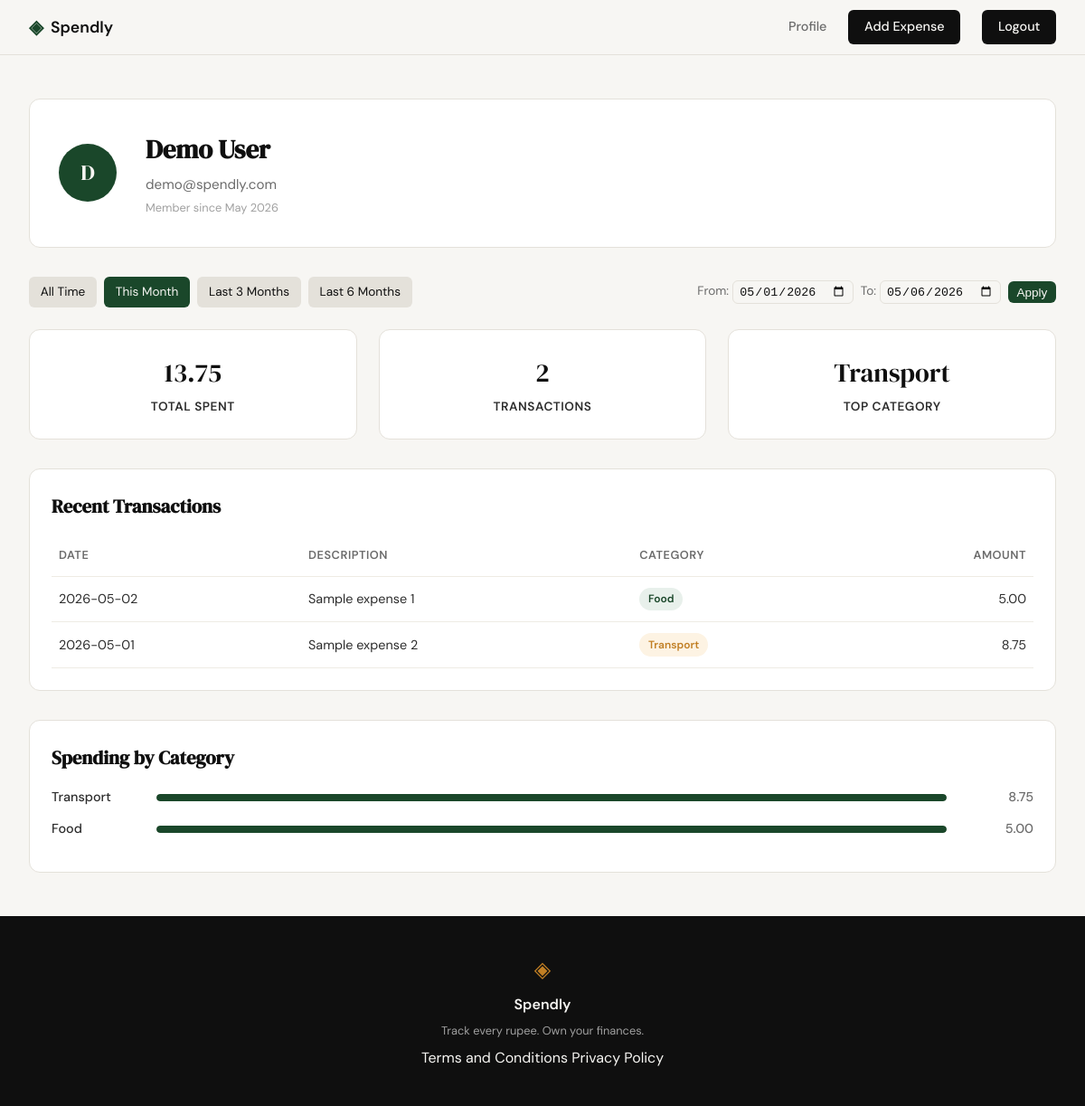
Before: /profile?date_from=2026-05-01&date_to=2026-05-06 (signed in) with the older database file.
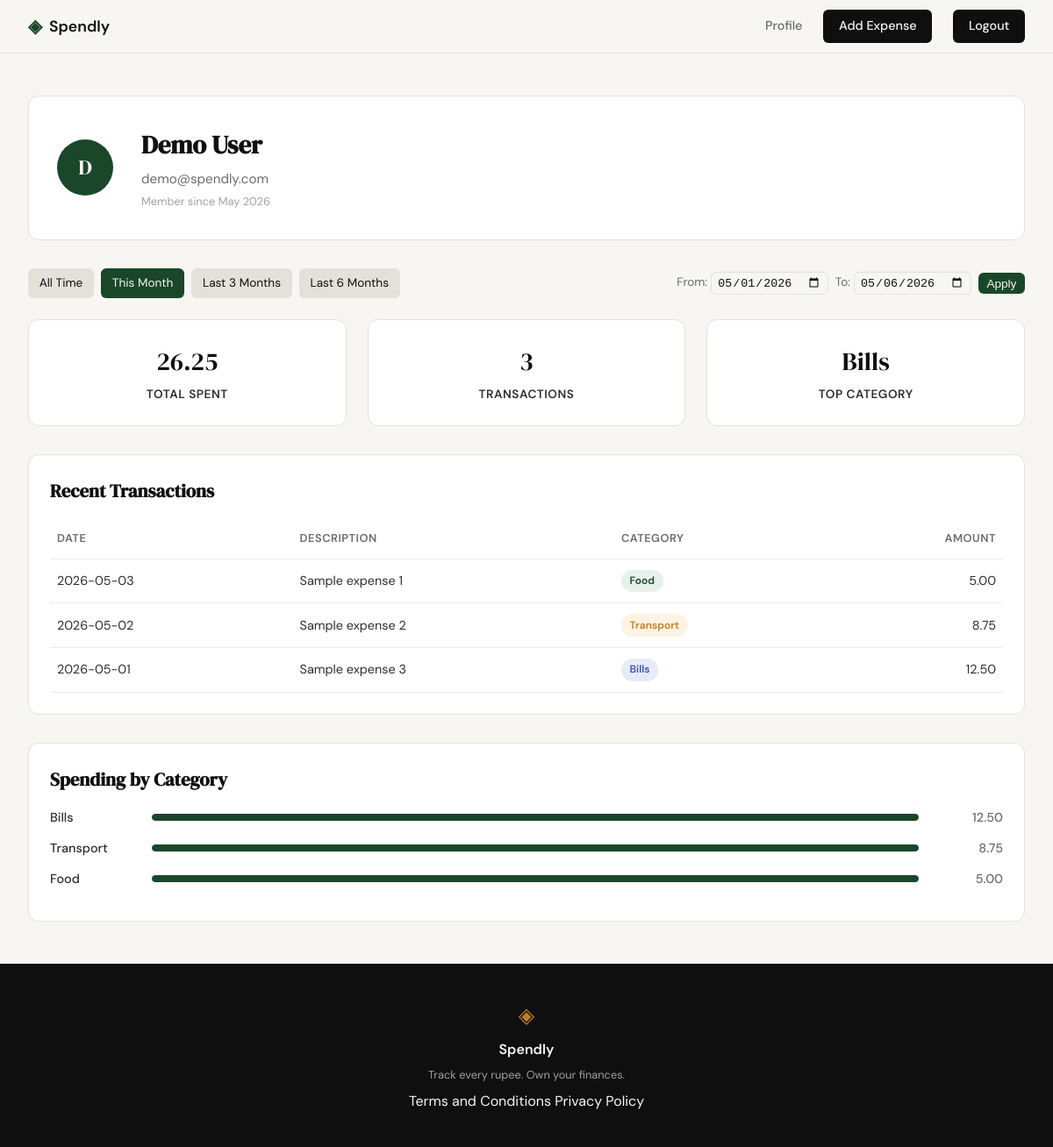
After: the same page with the newer database file.
### tables this page shows
CREATE TABLE expenses (
                id INTEGER PRIMARY KEY AUTOINCREMENT,
                user_id INTEGER NOT NULL,
                amount REAL NOT NULL,
                category TEXT NOT NULL,
                date TEXT NOT NULL,
                description TEXT,
                created_at TEXT DEFAULT (datetime('now')),
                FOREIGN KEY(user_id) REFERENCES users(id) ON DELETE CASCADE
            );

### app.py (the view)
@app.route("/profile")
def profile():
    if not session.get('user_id'):
        return redirect(url_for('login'))
    date_from = request.args.get('date_from', '').strip()
    date_to = request.args.get('date_to', '').strip()
    validated_from = None
    validated_to = None
    try:
        if date_from:
            datetime.strptime(date_from, '%Y-%m-%d')
            validated_from = date_from
        if date_to:
            datetime.strptime(date_to, '%Y-%m-%d')
            validated_to = date_to
        if validated_from and validated_to and validated_from > validated_to:
            flash("Start date must be before end date.", "error")
            validated_from = None
            validated_to = None
    except ValueError:
        validated_from = None
        validated_to = None
    user = get_user_by_id(session['user_id'])
    if user is None:
        session.clear()
        return redirect(url_for('login'))
    today = datetime.today().date()
    this_month_start = today.replace(day=1)
    this_month_end = today
    three_months_ago = this_month_start - timedelta(days=90)
    six_months_ago = this_month_start - timedelta(days=180)
    summary_stats = get_summary_stats(session['user_id'], validated_from, validated_to)
    transactions = get_recent_transactions(session['user_id'], 10, validated_from, validated_to)
    category_breakdown = get_category_breakdown(session['user_id'], validated_from, validated_to)
    return render_template('profile.html',
                           user=user,
                           summary_stats=summary_stats,
                           transactions=transactions,
                           category_breakdown=category_breakdown,
                           date_from=validated_from,
                           date_to=validated_to,
                           preset_this_month={'from': this_month_start.isoformat(), 'to': this_month_end.isoformat()},
                           preset_3_months={'from': three_months_ago.isoformat(), 'to': today.isoformat()},
                           preset_6_months={'from': six_months_ago.isoformat(), 'to': today.isoformat()})

### database/db.py (called while the page is built)
def get_db():
    conn = sqlite3.connect(_DB_PATH)
    conn.row_factory = sqlite3.Row
    conn.execute("PRAGMA foreign_keys = ON")
    return conn

### database/queries.py (called while the page is built)
def get_user_by_id(user_id):
    conn = get_db()
    try:
        cur = conn.execute(
            "SELECT name, email, created_at FROM users WHERE id = ?",
            (user_id,)
        )
        row = cur.fetchone()
        if row is None:
            return None
        created_at = datetime.strptime(row["created_at"], "%Y-%m-%d %H:%M:%S")
        member_since = created_at.strftime("%B %Y")
        return {
            "name": row["name"],
            "email": row["email"],
            "member_since": member_since,
        }
    finally:
        conn.close()

### templates/profile.html (shortened to what this page needs)
{% extends "base.html" %}
{% block head %}
<link rel="stylesheet" href="{{ url_for('static', filename='css/profile.css') }}">
{% endblock %}
{% block content %}
<section class="profile-section">
    <div class="profile-card">
        <div class="avatar">{{ user.name[:1] }}</div>
        <div class="info">
            <h2 class="name">{{ user.name }}</h2>
            <p class="email">{{ user.email }}</p>
            <p class="member-since">Member since {{ user.member_since }}</p>
        </div>
    </div>
    <div class="filter-bar">
        <a href="{{ url_for('profile') }}" class="filter-btn {% if not date_from and not date_to %}active{% endif %}">All Time</a>
        <a href="{{ url_for('profile', date_from=preset_this_month.from, date_to=preset_this_month.to) }}" class="filter-btn {% if date_from == preset_this_month.from and date_to == preset_this_month.to %}active{% endif %}">This Month</a>
        <a href="{{ url_for('profile', date_from=preset_3_months.from, date_to=preset_3_months.to) }}" class="filter-btn {% if date_from == preset_3_months.from and date_to == preset_3_months.to %}active{% endif %}">Last 3 Months</a>
        <a href="{{ url_for('profile', date_from=preset_6_months.from, date_to=preset_6_months.to) }}" class="filter-btn {% if date_from == preset_6_months.from and date_to == preset_6_months.to %}active{% endif %}">Last 6 Months</a>
        <form method="get" action="{{ url_for('profile') }}" class="custom-filter-form">
            <label>From: <input type="date" name="date_from" value="{{ date_from or '' }}"></label>
            <label>To: <input type="date" name="date_to" value="{{ date_to or '' }}"></label>
            <button type="submit" class="apply-btn">Apply</button>
        </form>
    </div>
    <div class="stats-row">
        <div class="stat">
            <div class="value">{{ summary_stats.total_spent }}</div>
            <div class="label">Total Spent</div>
        </div>
        <div class="stat">
            <div class="value">{{ summary_stats.transaction_count }}</div>
            <div class="label">Transactions</div>
        </div>
        <div class="stat">
            <div class="value">{{ summary_stats.top_category }}</div>
            <div class="label">Top Category</div>
        </div>
    </div>
    <div class="transactions">
        <h3>Recent Transactions</h3>
        <table class="txn-table">
            <thead>
                <tr>
                    <th>Date</th>
                    <th>Description</th>
                    <th>Category</th>
                    <th class="right">Amount</th>
                </tr>
            </thead>
            <tbody>
                {% for txn in transactions %}
                <tr>
                    <td>{{ txn.date }}</td>
                    <td>{{ txn.description }}</td>
                    <td><span class="badge {{ txn.category|lower }}">{{ txn.category }}</span></td>
                    <td class="right">{{ "%.2f"|format(txn.amount) }}</td>
                </tr>
                {% endfor %}
            </tbody>
        </table>
    </div>
    <div class="categories">
        <h3>Spending by Category</h3>
        {% for cat in category_breakdown %}
        <div class="category-row">
            <span class="cat-name">{{ cat.name }}</span>
            <div class="cat-bar">
                <div class="filled" style="width: {{ cat.percent }}%;"></div>
            </div>
            <span class="cat-total">{{ "%.2f"|format(cat.amount) }}</span>
        </div>
        {% endfor %}
    </div>
</section>
{% endblock %}

Changed rows visible on the page:
removed expenses: top_category "Transport", date "2026-05-01", description "Sample expense 2", category "Transport", amount "8.75", name "Transport"
now on this page (row edited): expenses: top_category "Bills", date "2026-05-01", description "Sample expense 3", category "Bills", amount "12.50", name "Bills"
changed expenses "Sample expense 1": date "2026-05-02" → "2026-05-03"
added expenses: date "2026-05-02", description "Sample expense 2", category "Transport", amount "8.75", name "Transport"
Other visible differences:
{{ summary_stats.total_spent }}: "13.75" → "26.25"
{{ summary_stats.transaction_count }}: "2" → "3"
